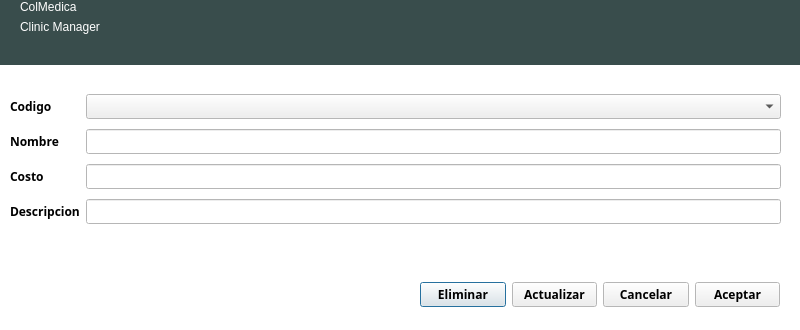
<?xml version="1.0" encoding="UTF-8"?>
<ui version="4.0">
 <class>dialogModificarMedicamento</class>
 <widget class="QDialog" name="dialogModificarMedicamento">
  <property name="geometry">
   <rect>
    <x>0</x>
    <y>0</y>
    <width>800</width>
    <height>330</height>
   </rect>
  </property>
  <property name="palette">
   <palette>
    <active>
     <colorrole role="Base">
      <brush brushstyle="SolidPattern">
       <color alpha="255">
        <red>255</red>
        <green>255</green>
        <blue>255</blue>
       </color>
      </brush>
     </colorrole>
     <colorrole role="Window">
      <brush brushstyle="SolidPattern">
       <color alpha="255">
        <red>255</red>
        <green>255</green>
        <blue>255</blue>
       </color>
      </brush>
     </colorrole>
    </active>
    <inactive>
     <colorrole role="Base">
      <brush brushstyle="SolidPattern">
       <color alpha="255">
        <red>255</red>
        <green>255</green>
        <blue>255</blue>
       </color>
      </brush>
     </colorrole>
     <colorrole role="Window">
      <brush brushstyle="SolidPattern">
       <color alpha="255">
        <red>255</red>
        <green>255</green>
        <blue>255</blue>
       </color>
      </brush>
     </colorrole>
    </inactive>
    <disabled>
     <colorrole role="Base">
      <brush brushstyle="SolidPattern">
       <color alpha="255">
        <red>255</red>
        <green>255</green>
        <blue>255</blue>
       </color>
      </brush>
     </colorrole>
     <colorrole role="Window">
      <brush brushstyle="SolidPattern">
       <color alpha="255">
        <red>255</red>
        <green>255</green>
        <blue>255</blue>
       </color>
      </brush>
     </colorrole>
    </disabled>
   </palette>
  </property>
  <property name="cursor">
   <cursorShape>PointingHandCursor</cursorShape>
  </property>
  <property name="windowTitle">
   <string>Modificar medicamento</string>
  </property>
  <property name="autoFillBackground">
   <bool>true</bool>
  </property>
  <widget class="QWidget" name="widgetCabecera" native="true">
   <property name="geometry">
    <rect>
     <x>0</x>
     <y>0</y>
     <width>800</width>
     <height>65</height>
    </rect>
   </property>
   <property name="palette">
    <palette>
     <active>
      <colorrole role="WindowText">
       <brush brushstyle="SolidPattern">
        <color alpha="255">
         <red>255</red>
         <green>255</green>
         <blue>255</blue>
        </color>
       </brush>
      </colorrole>
      <colorrole role="Base">
       <brush brushstyle="SolidPattern">
        <color alpha="255">
         <red>255</red>
         <green>255</green>
         <blue>255</blue>
        </color>
       </brush>
      </colorrole>
      <colorrole role="Window">
       <brush brushstyle="SolidPattern">
        <color alpha="255">
         <red>57</red>
         <green>77</green>
         <blue>76</blue>
        </color>
       </brush>
      </colorrole>
     </active>
     <inactive>
      <colorrole role="WindowText">
       <brush brushstyle="SolidPattern">
        <color alpha="255">
         <red>255</red>
         <green>255</green>
         <blue>255</blue>
        </color>
       </brush>
      </colorrole>
      <colorrole role="Base">
       <brush brushstyle="SolidPattern">
        <color alpha="255">
         <red>255</red>
         <green>255</green>
         <blue>255</blue>
        </color>
       </brush>
      </colorrole>
      <colorrole role="Window">
       <brush brushstyle="SolidPattern">
        <color alpha="255">
         <red>57</red>
         <green>77</green>
         <blue>76</blue>
        </color>
       </brush>
      </colorrole>
     </inactive>
     <disabled>
      <colorrole role="WindowText">
       <brush brushstyle="SolidPattern">
        <color alpha="255">
         <red>159</red>
         <green>158</green>
         <blue>158</blue>
        </color>
       </brush>
      </colorrole>
      <colorrole role="Base">
       <brush brushstyle="SolidPattern">
        <color alpha="255">
         <red>57</red>
         <green>77</green>
         <blue>76</blue>
        </color>
       </brush>
      </colorrole>
      <colorrole role="Window">
       <brush brushstyle="SolidPattern">
        <color alpha="255">
         <red>57</red>
         <green>77</green>
         <blue>76</blue>
        </color>
       </brush>
      </colorrole>
     </disabled>
    </palette>
   </property>
   <property name="autoFillBackground">
    <bool>true</bool>
   </property>
   <widget class="QWidget" name="layoutWidget_4">
    <property name="geometry">
     <rect>
      <x>20</x>
      <y>0</y>
      <width>162</width>
      <height>70</height>
     </rect>
    </property>
    <layout class="QFormLayout" name="formLayout_5">
     <item row="0" column="0">
      <widget class="QLabel" name="labelColMedica">
       <property name="styleSheet">
        <string notr="true">font: 30pt &quot;Ubuntu Condensed&quot;;
color: rgb(255, 255, 255);</string>
       </property>
       <property name="text">
        <string>ColMedica</string>
       </property>
      </widget>
     </item>
     <item row="1" column="0">
      <widget class="QLabel" name="labelClinicManager">
       <property name="text">
        <string>Clinic Manager</string>
       </property>
      </widget>
     </item>
    </layout>
   </widget>
  </widget>
  <widget class="QWidget" name="widget" native="true">
   <property name="geometry">
    <rect>
     <x>10</x>
     <y>80</y>
     <width>781</width>
     <height>241</height>
    </rect>
   </property>
   <property name="font">
    <font>
     <family>Ubuntu Condensed</family>
     <weight>75</weight>
     <bold>true</bold>
    </font>
   </property>
   <property name="autoFillBackground">
    <bool>true</bool>
   </property>
   <widget class="QWidget" name="layoutWidget">
    <property name="geometry">
     <rect>
      <x>0</x>
      <y>10</y>
      <width>771</width>
      <height>141</height>
     </rect>
    </property>
    <layout class="QGridLayout" name="gridLayout">
     <item row="3" column="1">
      <widget class="QLineEdit" name="lineEditDescripcion">
       <property name="font">
        <font>
         <weight>50</weight>
         <bold>false</bold>
        </font>
       </property>
       <property name="inputMask">
        <string>AAAAAAAAAAAAAAAAAAAAAAAAAAAAAAAAAAAAAAAA; </string>
       </property>
      </widget>
     </item>
     <item row="3" column="0">
      <widget class="QLabel" name="labelDescripcion">
       <property name="text">
        <string>Descripcion</string>
       </property>
      </widget>
     </item>
     <item row="1" column="1">
      <widget class="QLineEdit" name="lineEditNombre">
       <property name="font">
        <font>
         <weight>50</weight>
         <bold>false</bold>
        </font>
       </property>
       <property name="inputMask">
        <string>AAAAAAAAAAAAAAAAAAAAAAAAAAAAAAAAAAAAAAAA; </string>
       </property>
      </widget>
     </item>
     <item row="2" column="0">
      <widget class="QLabel" name="labelCosto">
       <property name="text">
        <string>Costo</string>
       </property>
      </widget>
     </item>
     <item row="0" column="0">
      <widget class="QLabel" name="labelCodigo">
       <property name="text">
        <string>Codigo</string>
       </property>
      </widget>
     </item>
     <item row="1" column="0">
      <widget class="QLabel" name="labelNombre">
       <property name="text">
        <string>Nombre</string>
       </property>
      </widget>
     </item>
     <item row="2" column="1">
      <widget class="QLineEdit" name="lineEditCosto">
       <property name="font">
        <font>
         <weight>50</weight>
         <bold>false</bold>
        </font>
       </property>
       <property name="inputMask">
        <string>9999999999; </string>
       </property>
      </widget>
     </item>
     <item row="0" column="1">
      <widget class="QComboBox" name="comboBoxCodigo">
       <property name="font">
        <font>
         <weight>50</weight>
         <bold>false</bold>
        </font>
       </property>
      </widget>
     </item>
    </layout>
   </widget>
   <widget class="QWidget" name="layoutWidget">
    <property name="geometry">
     <rect>
      <x>410</x>
      <y>200</y>
      <width>360</width>
      <height>29</height>
     </rect>
    </property>
    <layout class="QGridLayout" name="gridLayout_2">
     <item row="0" column="0">
      <widget class="QPushButton" name="pushButtonEliminar">
       <property name="text">
        <string>Eliminar</string>
       </property>
      </widget>
     </item>
     <item row="0" column="1">
      <widget class="QPushButton" name="pushButtonActualizar">
       <property name="text">
        <string>Actualizar</string>
       </property>
      </widget>
     </item>
     <item row="0" column="2">
      <widget class="QPushButton" name="pushButtonCancelar">
       <property name="text">
        <string>Cancelar</string>
       </property>
      </widget>
     </item>
     <item row="0" column="3">
      <widget class="QPushButton" name="pushButtonAceptar">
       <property name="text">
        <string>Aceptar</string>
       </property>
      </widget>
     </item>
    </layout>
   </widget>
  </widget>
 </widget>
 <resources/>
 <connections/>
</ui>
